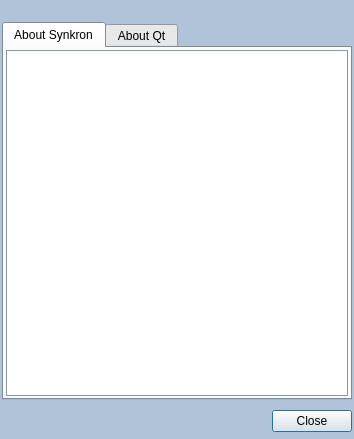
<?xml version="1.0" encoding="UTF-8"?>
<ui version="4.0">
 <class>About</class>
 <widget class="QDialog" name="About">
  <property name="geometry">
   <rect>
    <x>0</x>
    <y>0</y>
    <width>354</width>
    <height>439</height>
   </rect>
  </property>
  <property name="palette">
   <palette>
    <active>
     <colorrole role="Base">
      <brush brushstyle="SolidPattern">
       <color alpha="255">
        <red>255</red>
        <green>255</green>
        <blue>255</blue>
       </color>
      </brush>
     </colorrole>
     <colorrole role="Window">
      <brush brushstyle="SolidPattern">
       <color alpha="255">
        <red>177</red>
        <green>195</green>
        <blue>217</blue>
       </color>
      </brush>
     </colorrole>
    </active>
    <inactive>
     <colorrole role="Base">
      <brush brushstyle="SolidPattern">
       <color alpha="255">
        <red>255</red>
        <green>255</green>
        <blue>255</blue>
       </color>
      </brush>
     </colorrole>
     <colorrole role="Window">
      <brush brushstyle="SolidPattern">
       <color alpha="255">
        <red>177</red>
        <green>195</green>
        <blue>217</blue>
       </color>
      </brush>
     </colorrole>
    </inactive>
    <disabled>
     <colorrole role="Base">
      <brush brushstyle="SolidPattern">
       <color alpha="255">
        <red>177</red>
        <green>195</green>
        <blue>217</blue>
       </color>
      </brush>
     </colorrole>
     <colorrole role="Window">
      <brush brushstyle="SolidPattern">
       <color alpha="255">
        <red>177</red>
        <green>195</green>
        <blue>217</blue>
       </color>
      </brush>
     </colorrole>
    </disabled>
   </palette>
  </property>
  <property name="windowTitle">
   <string>About Synkron</string>
  </property>
  <property name="windowIcon">
   <iconset resource="../resources.qrc">
    <normaloff>:/new/prefix1/images/Synkron128.png</normaloff>:/new/prefix1/images/Synkron128.png</iconset>
  </property>
  <layout class="QVBoxLayout">
   <property name="leftMargin">
    <number>2</number>
   </property>
   <property name="topMargin">
    <number>2</number>
   </property>
   <property name="rightMargin">
    <number>2</number>
   </property>
   <property name="bottomMargin">
    <number>2</number>
   </property>
   <item>
    <widget class="QLabel" name="label_6">
     <property name="pixmap">
      <pixmap resource="../resources.qrc">:/new/prefix1/images/Synkron-about.png</pixmap>
     </property>
     <property name="alignment">
      <set>Qt::AlignCenter</set>
     </property>
    </widget>
   </item>
   <item>
    <widget class="QTabWidget" name="tabWidget">
     <property name="currentIndex">
      <number>0</number>
     </property>
     <widget class="QWidget" name="about_synkron">
      <attribute name="title">
       <string>About Synkron</string>
      </attribute>
      <layout class="QVBoxLayout">
       <property name="leftMargin">
        <number>2</number>
       </property>
       <property name="topMargin">
        <number>2</number>
       </property>
       <property name="rightMargin">
        <number>2</number>
       </property>
       <property name="bottomMargin">
        <number>2</number>
       </property>
       <item>
        <widget class="QTextBrowser" name="about_synkron_tb"/>
       </item>
      </layout>
     </widget>
     <widget class="QWidget" name="about_qt">
      <attribute name="title">
       <string>About Qt</string>
      </attribute>
      <layout class="QVBoxLayout">
       <property name="leftMargin">
        <number>2</number>
       </property>
       <property name="topMargin">
        <number>2</number>
       </property>
       <property name="rightMargin">
        <number>2</number>
       </property>
       <property name="bottomMargin">
        <number>2</number>
       </property>
       <item>
        <widget class="QTextBrowser" name="about_qt_tb"/>
       </item>
      </layout>
     </widget>
    </widget>
   </item>
   <item>
    <layout class="QHBoxLayout">
     <property name="spacing">
      <number>0</number>
     </property>
     <item>
      <spacer>
       <property name="orientation">
        <enum>Qt::Horizontal</enum>
       </property>
       <property name="sizeHint" stdset="0">
        <size>
         <width>131</width>
         <height>31</height>
        </size>
       </property>
      </spacer>
     </item>
     <item>
      <widget class="QPushButton" name="closeButton">
       <property name="text">
        <string>Close</string>
       </property>
      </widget>
     </item>
    </layout>
   </item>
  </layout>
 </widget>
 <resources>
  <include location="../resources.qrc"/>
 </resources>
 <connections>
  <connection>
   <sender>closeButton</sender>
   <signal>released()</signal>
   <receiver>About</receiver>
   <slot>close()</slot>
   <hints>
    <hint type="sourcelabel">
     <x>310</x>
     <y>296</y>
    </hint>
    <hint type="destinationlabel">
     <x>178</x>
     <y>172</y>
    </hint>
   </hints>
  </connection>
 </connections>
</ui>
